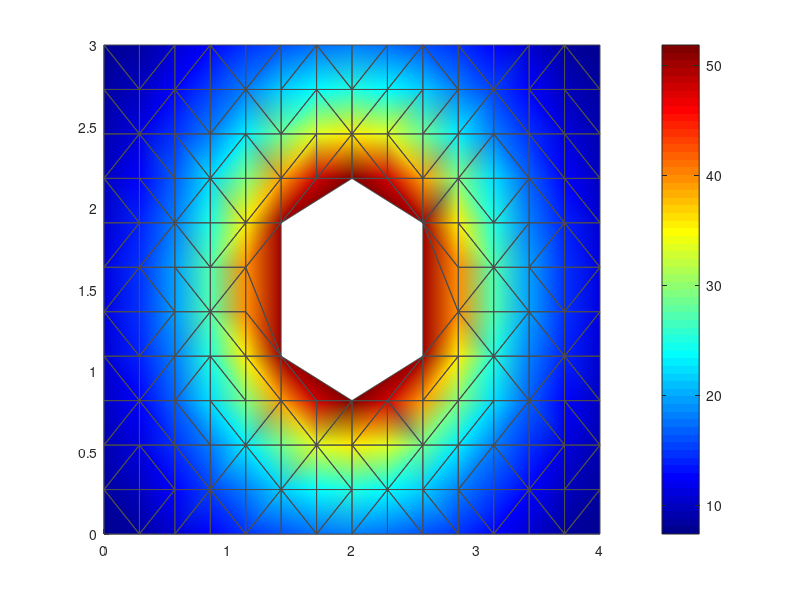

Reproduce this figure in MATLAB. (Note: this script raises an error after producing the figure.)
%% Demo: Visualización para los 5 tipos de elementos FEM
%% Todos usan `patch` — sólo cambia la malla y la variable graficada
close all
mkdir('demo_fem_elementos');

%% Mall arbitraria T3 (Delaunay) en una placa con hueco circular
% Esta misma malla la reutilizamos para membrana, plate, shell
[xg, yg] = meshgrid(linspace(0,4,15), linspace(0,3,12));
xn = xg(:); yn = yg(:);
% Quitar puntos dentro del hueco circular
mask = (xn-2).^2 + (yn-1.5).^2 > 0.6^2;
xn = xn(mask); yn = yn(mask);
tri = delaunay(xn, yn);
% Filtrar triángulos cuyo centroide cae dentro del hueco
cx = mean(xn(tri),2); cy = mean(yn(tri),2);
tri = tri((cx-2).^2 + (cy-1.5).^2 > 0.6^2, :);

%% =====================================================================
%% 1. MEMBRANA — plane stress, tensión en plano
%% Variable: σ_vm (von Mises) por NODO (color interpolado)
%% =====================================================================
% σ_vm simulada: concentración alrededor del hueco
r2 = (xn-2).^2 + (yn-1.5).^2;
sigma_vm = 100e6 * (1 ./ (r2 + 0.5)) / 2;   % Pa

figure('Position',[100 100 900 500]);
patch('Faces', tri, 'Vertices', [xn yn], ...
      'FaceVertexCData', sigma_vm/1e6, ...
      'FaceColor', 'interp', 'EdgeColor', [.3 .3 .3], 'LineWidth', 0.5);
colormap(jet); cb = colorbar; cb.Label.String = '\sigma_{vm} (MPa)';
title('1. MEMBRANA — \sigma_{vm} (von Mises) nodal, plane stress');
xlabel('x (m)'); ylabel('y (m)'); axis equal tight;
saveas(gcf,'demo_fem_elementos/01_membrana.png');

%% =====================================================================
%% 2. PLATE THIN (Kirchhoff) — flexión fuera del plano
%% Variable: w (flecha) — plot 2D planta + plot 3D deformada
%% =====================================================================
% Flecha w simulada (mayor en el centro lejos del hueco)
w = 5*sin(pi*xn/4).*sin(pi*yn/3);    % mm
% Bajar la zona cerca del hueco
w = w .* (1 - exp(-r2*2));

figure('Position',[100 100 1200 500]);
% (a) Planta con color = w
subplot(1,2,1);
patch('Faces', tri, 'Vertices', [xn yn], ...
      'FaceVertexCData', w, 'FaceColor','interp', 'EdgeColor','none');
colormap(jet); cb = colorbar; cb.Label.String = 'w (mm)';
title('2a. PLATE THIN — flecha w (planta)');
xlabel('x'); ylabel('y'); axis equal tight;
% (b) Deformada 3D con color = M_xx (simulado curvatura local)
% M_xx ≈ -D · ∂²w/∂x²  (curvatura) — aproximación por gradiente
M_xx = -50 * w;   % proxy: flecha negativa donde M_xx es máximo
subplot(1,2,2);
patch('Faces', tri, 'Vertices', [xn yn w], ...
      'FaceVertexCData', M_xx, 'FaceColor','interp', 'EdgeColor','none');
colormap(jet); cb = colorbar; cb.Label.String = 'M_{xx} proxy';
title('2b. PLATE THIN — deformada 3D coloreada por M_{xx}');
xlabel('x'); ylabel('y'); zlabel('w (mm)'); view(40,30);
saveas(gcf,'demo_fem_elementos/02_plate_thin.png');

%% =====================================================================
%% 3. PLATE THICK (Mindlin) — incluye cortante transversal
%% Variable adicional: V_x, V_y por elemento (no nodal en Mindlin clásico)
%% =====================================================================
% Cortante V_x por elemento (centroide)
ex = mean(xn(tri),2);  % centroide elemental
ey = mean(yn(tri),2);
V_x_elem = 100 * cos(pi*ex/4) .* sin(pi*ey/3);  % kN/m, simulado

figure('Position',[100 100 900 500]);
patch('Faces', tri, 'Vertices', [xn yn], ...
      'FaceVertexCData', V_x_elem, 'FaceColor','flat', ...   % flat = un color por elemento
      'EdgeColor', [.3 .3 .3], 'LineWidth', 0.4);
colormap(jet); cb = colorbar; cb.Label.String = 'V_x (kN/m)';
title('3. PLATE THICK (Mindlin) — V_x por ELEMENTO (FaceColor=flat)');
xlabel('x (m)'); ylabel('y (m)'); axis equal tight;
saveas(gcf,'demo_fem_elementos/03_plate_thick.png');

%% =====================================================================
%% 4. SHELL THIN — cáscara curva 3D (membrana + plate combinado)
%% Variable: σ_vm sobre superficie curva
%% =====================================================================
% Generamos una cáscara cilíndrica con malla triangular
nU = 30; nV = 15;
U = linspace(0, pi, nU);
V_ = linspace(0, 4, nV);
[Ug, Vg] = meshgrid(U, V_);
R_cyl = 2;
Xs = R_cyl*cos(Ug);
Ys = Vg;
Zs = R_cyl*sin(Ug);
Xs_v = Xs(:); Ys_v = Ys(:); Zs_v = Zs(:);
% Conectividad: cada cuadrángulo → 2 triángulos
tri_s = [];
for j = 1:nV-1
    for i = 1:nU-1
        n1 = (j-1)*nU + i;
        n2 = n1 + 1;
        n3 = n1 + nU + 1;
        n4 = n1 + nU;
        tri_s = [tri_s; n1 n2 n3; n1 n3 n4];
    end
end
% σ_vm sobre la cáscara (máximo en el ápice z=R, y=L/2)
dist_apice = (Xs_v - 0).^2 + (Ys_v - 2).^2 + (Zs_v - R_cyl).^2;
sigma_shell = 80e6 * exp(-dist_apice/3);

figure('Position',[100 100 900 600]);
patch('Faces', tri_s, 'Vertices', [Xs_v Ys_v Zs_v], ...
      'FaceVertexCData', sigma_shell/1e6, 'FaceColor','interp', ...
      'EdgeColor', [.3 .3 .3], 'LineWidth', 0.2);
colormap(jet); cb = colorbar; cb.Label.String = '\sigma_{vm} (MPa)';
title('4. SHELL THIN — cáscara cilíndrica curva, \sigma_{vm}');
xlabel('x'); ylabel('y'); zlabel('z'); view(35,25);
axis equal; light; lighting gouraud;
saveas(gcf,'demo_fem_elementos/04_shell_thin.png');

%% =====================================================================
%% 5. SHELL THICK — igual que thin pero con cortantes transversales
%% Visualización idéntica + segundo plot del cortante V_xz
%% =====================================================================
% V_xz por elemento (centroide)
ex_s = mean(Xs_v(tri_s),2);
ey_s = mean(Ys_v(tri_s),2);
ez_s = mean(Zs_v(tri_s),2);
V_xz = 30 * sin(2*pi*ex_s/4) .* cos(pi*ey_s/4);

figure('Position',[100 100 900 600]);
patch('Faces', tri_s, 'Vertices', [Xs_v Ys_v Zs_v], ...
      'FaceVertexCData', V_xz, 'FaceColor','flat', ...
      'EdgeColor', [.4 .4 .4], 'LineWidth', 0.2);
colormap(jet); cb = colorbar; cb.Label.String = 'V_{xz} (kN/m)';
title('5. SHELL THICK (Mindlin shell) — V_{xz} por elemento');
xlabel('x'); ylabel('y'); zlabel('z'); view(35,25);
axis equal; light; lighting gouraud;
saveas(gcf,'demo_fem_elementos/05_shell_thick.png');

%% =====================================================================
%% 6. LAYERED SHELL (composite) — 3 capas separadas verticalmente
%% Una vista que apila las 3 capas en z (separadas para visualizar)
%% =====================================================================
figure('Position',[100 100 1100 600]); hold on;

% Capa 1 (fibra a 0°): σ_xx alta
layer1_z = 0;
sigma_L1 = 150e6 * sin(pi*Xs_v/4) .* cos(pi*Ys_v/4);
patch('Faces', tri_s, 'Vertices', [Xs_v Ys_v Zs_v+layer1_z], ...
      'FaceVertexCData', sigma_L1/1e6, 'FaceColor','interp', ...
      'EdgeColor','none', 'FaceAlpha', 1);

% Capa 2 (fibra a 90°): rotada, σ_yy alta
layer2_z = 0.8;
sigma_L2 = 100e6 * cos(pi*Xs_v/4) .* sin(pi*Ys_v/4);
patch('Faces', tri_s, 'Vertices', [Xs_v Ys_v Zs_v+layer2_z], ...
      'FaceVertexCData', sigma_L2/1e6, 'FaceColor','interp', ...
      'EdgeColor','none', 'FaceAlpha', 1);

% Capa 3 (fibra a 45°): mezcla
layer3_z = 1.6;
sigma_L3 = 80e6 * (sin(pi*Xs_v/4) + cos(pi*Ys_v/4))/2;
patch('Faces', tri_s, 'Vertices', [Xs_v Ys_v Zs_v+layer3_z], ...
      'FaceVertexCData', sigma_L3/1e6, 'FaceColor','interp', ...
      'EdgeColor','none', 'FaceAlpha', 1);

text(-2.5, 0, R_cyl, 'Capa 1 (0°)', 'FontSize',11, 'Color','k');
text(-2.5, 0, R_cyl+0.8, 'Capa 2 (90°)', 'FontSize',11, 'Color','k');
text(-2.5, 0, R_cyl+1.6, 'Capa 3 (45°)', 'FontSize',11, 'Color','k');

colormap(jet); cb = colorbar; cb.Label.String = '\sigma (MPa)';
title('6. LAYERED SHELL — 3 capas separadas, σ por capa');
xlabel('x'); ylabel('y'); zlabel('z'); view(35,20);
axis equal; light; lighting gouraud;
saveas(gcf,'demo_fem_elementos/06_layered_shell.png');

disp('Done');
exit;
